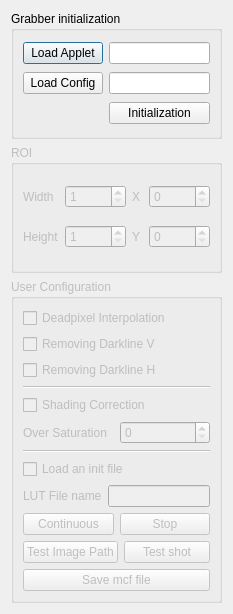
<?xml version="1.0" encoding="UTF-8"?>
<ui version="4.0">
 <class>CGrabberDialog</class>
 <widget class="QDialog" name="CGrabberDialog">
  <property name="geometry">
   <rect>
    <x>0</x>
    <y>0</y>
    <width>233</width>
    <height>614</height>
   </rect>
  </property>
  <property name="windowTitle">
   <string>Dialog</string>
  </property>
  <layout class="QGridLayout" name="gridLayout_4">
   <item row="0" column="0">
    <widget class="QGroupBox" name="groupBox">
     <property name="title">
      <string>Grabber initialization</string>
     </property>
     <layout class="QGridLayout" name="gridLayout">
      <item row="0" column="0">
       <widget class="QPushButton" name="pushButton_loadApplet">
        <property name="text">
         <string>Load Applet</string>
        </property>
       </widget>
      </item>
      <item row="0" column="1">
       <widget class="QLineEdit" name="lineEdit_applet">
        <property name="cursorPosition">
         <number>0</number>
        </property>
        <property name="placeholderText">
         <string/>
        </property>
       </widget>
      </item>
      <item row="1" column="0">
       <widget class="QPushButton" name="pushButton_loadConfig">
        <property name="text">
         <string>Load Config</string>
        </property>
       </widget>
      </item>
      <item row="1" column="1">
       <widget class="QLineEdit" name="lineEdit_config"/>
      </item>
      <item row="2" column="1">
       <widget class="QPushButton" name="pushButton_initialization">
        <property name="text">
         <string>Initialization</string>
        </property>
       </widget>
      </item>
     </layout>
    </widget>
   </item>
   <item row="1" column="0">
    <widget class="QGroupBox" name="groupBox_roi">
     <property name="enabled">
      <bool>false</bool>
     </property>
     <property name="title">
      <string>ROI</string>
     </property>
     <layout class="QGridLayout" name="gridLayout_2">
      <item row="0" column="0">
       <layout class="QHBoxLayout" name="horizontalLayout_3">
        <item>
         <widget class="QLabel" name="label">
          <property name="text">
           <string>Width</string>
          </property>
         </widget>
        </item>
        <item>
         <widget class="QSpinBox" name="spinBox_width">
          <property name="suffix">
           <string/>
          </property>
          <property name="minimum">
           <number>1</number>
          </property>
          <property name="maximum">
           <number>99999</number>
          </property>
         </widget>
        </item>
       </layout>
      </item>
      <item row="0" column="1">
       <layout class="QHBoxLayout" name="horizontalLayout_5">
        <item>
         <widget class="QLabel" name="label_3">
          <property name="text">
           <string>X</string>
          </property>
         </widget>
        </item>
        <item>
         <widget class="QSpinBox" name="spinBox_x">
          <property name="maximum">
           <number>99999</number>
          </property>
         </widget>
        </item>
       </layout>
      </item>
      <item row="1" column="0">
       <layout class="QHBoxLayout" name="horizontalLayout_4">
        <item>
         <widget class="QLabel" name="label_2">
          <property name="text">
           <string>Height</string>
          </property>
         </widget>
        </item>
        <item>
         <widget class="QSpinBox" name="spinBox_height">
          <property name="minimum">
           <number>1</number>
          </property>
          <property name="maximum">
           <number>99999</number>
          </property>
         </widget>
        </item>
       </layout>
      </item>
      <item row="1" column="1">
       <layout class="QHBoxLayout" name="horizontalLayout_6">
        <item>
         <widget class="QLabel" name="label_4">
          <property name="text">
           <string>Y</string>
          </property>
         </widget>
        </item>
        <item>
         <widget class="QSpinBox" name="spinBox_y">
          <property name="maximum">
           <number>99999</number>
          </property>
         </widget>
        </item>
       </layout>
      </item>
     </layout>
    </widget>
   </item>
   <item row="2" column="0">
    <widget class="QGroupBox" name="groupBox_userConfig">
     <property name="enabled">
      <bool>false</bool>
     </property>
     <property name="title">
      <string>User Configuration</string>
     </property>
     <layout class="QGridLayout" name="gridLayout_3">
      <item row="11" column="0">
       <layout class="QHBoxLayout" name="horizontalLayout_8">
        <item>
         <widget class="QPushButton" name="pushButton_testPath">
          <property name="text">
           <string>Test Image Path</string>
          </property>
          <property name="checkable">
           <bool>true</bool>
          </property>
         </widget>
        </item>
        <item>
         <widget class="QPushButton" name="pushButton_testShot">
          <property name="text">
           <string>Test shot</string>
          </property>
         </widget>
        </item>
       </layout>
      </item>
      <item row="3" column="0">
       <widget class="QCheckBox" name="checkBox_removeDarkH">
        <property name="text">
         <string>Removing Darkline H</string>
        </property>
       </widget>
      </item>
      <item row="6" column="0">
       <layout class="QHBoxLayout" name="horizontalLayout">
        <item>
         <widget class="QLabel" name="label_5">
          <property name="text">
           <string>Over Saturation</string>
          </property>
         </widget>
        </item>
        <item>
         <widget class="QSpinBox" name="spinBox_SCOverSaturation">
          <property name="maximum">
           <number>999999999</number>
          </property>
         </widget>
        </item>
       </layout>
      </item>
      <item row="1" column="0">
       <widget class="QCheckBox" name="checkBox_deadPixelInterpolation">
        <property name="text">
         <string>Deadpixel Interpolation</string>
        </property>
       </widget>
      </item>
      <item row="7" column="0">
       <widget class="Line" name="line_2">
        <property name="orientation">
         <enum>Qt::Horizontal</enum>
        </property>
       </widget>
      </item>
      <item row="2" column="0">
       <widget class="QCheckBox" name="checkBox_removeDarkV">
        <property name="text">
         <string>Removing Darkline V</string>
        </property>
       </widget>
      </item>
      <item row="5" column="0">
       <widget class="QCheckBox" name="checkBox_SCEnable">
        <property name="layoutDirection">
         <enum>Qt::LeftToRight</enum>
        </property>
        <property name="text">
         <string>Shading Correction</string>
        </property>
        <property name="tristate">
         <bool>false</bool>
        </property>
       </widget>
      </item>
      <item row="4" column="0">
       <widget class="Line" name="line">
        <property name="orientation">
         <enum>Qt::Horizontal</enum>
        </property>
       </widget>
      </item>
      <item row="9" column="0">
       <layout class="QHBoxLayout" name="horizontalLayout_2">
        <item>
         <widget class="QLabel" name="label_6">
          <property name="text">
           <string>LUT File name</string>
          </property>
         </widget>
        </item>
        <item>
         <widget class="QLineEdit" name="lineEdit_LUTFilePath"/>
        </item>
       </layout>
      </item>
      <item row="8" column="0">
       <widget class="QCheckBox" name="checkBox_loadInitFile">
        <property name="layoutDirection">
         <enum>Qt::LeftToRight</enum>
        </property>
        <property name="text">
         <string>Load an init file</string>
        </property>
        <property name="tristate">
         <bool>false</bool>
        </property>
       </widget>
      </item>
      <item row="10" column="0">
       <layout class="QHBoxLayout" name="horizontalLayout_7">
        <item>
         <widget class="QPushButton" name="pushButton_continuous">
          <property name="text">
           <string>Continuous</string>
          </property>
         </widget>
        </item>
        <item>
         <widget class="QPushButton" name="pushButton_stop">
          <property name="text">
           <string>Stop</string>
          </property>
         </widget>
        </item>
       </layout>
      </item>
      <item row="12" column="0">
       <widget class="QPushButton" name="pushButton_saveMcf">
        <property name="text">
         <string>Save mcf file</string>
        </property>
       </widget>
      </item>
     </layout>
    </widget>
   </item>
  </layout>
 </widget>
 <resources/>
 <connections/>
</ui>
